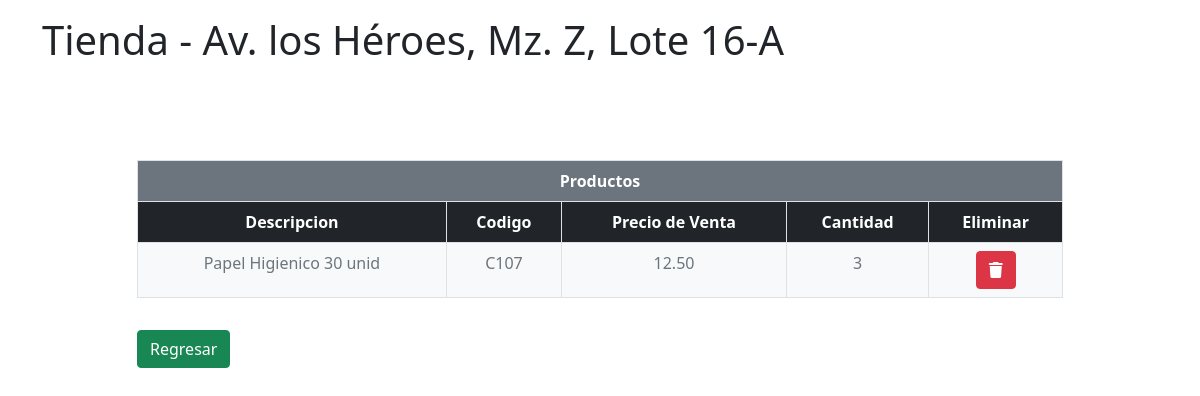
/gestionTienda/verProducto/10, run on the app's committed database.
### gestionTienda/models.py (models this page shows)
class Tienda(models.Model):
    direccionTienda = models.CharField(max_length=32, blank = True, null = True)
    provinciaTienda = models.CharField(max_length=32, blank = True, null = True)
    regionTienda = models.CharField(max_length=32, blank = True, null = True)
    fechaTienda = models.CharField(max_length=32, blank = True, null = True)
    telefonoTienda = models.CharField(max_length=32, blank = True, null = True)

class Producto(models.Model):
    descripcionProducto = models.CharField(max_length=32, blank = True, null = True)
    codigoProducto = models.CharField(max_length=32, blank = True, null = True)
    precioProducto = models.CharField(max_length=32, blank = True, null = True)
    cantidadProducto = models.CharField(max_length=32, blank = True, null = True)
    tiendaProducto = models.ForeignKey(Tienda,on_delete=models.SET_NULL,blank=True,null=True)

### gestionTienda/views.py (the view)
# urls.py: path('verProducto/<str:idTienda>', views.verProducto, name ='verProducto')
def verProducto(request, idTienda):
    tiendaSeleccionado = Tienda.objects.get(id=idTienda)
    productosTienda = tiendaSeleccionado.producto_set.all().order_by('id')
    return render(request,'ProductoTienda.html', {
        'productosTienda':productosTienda,
        'tiendaSeleccionado':tiendaSeleccionado
    })

### gestionTienda/templates/ProductoTienda.html (shortened to what this page needs)
<!DOCTYPE html>
<html>
<head>
    <link href="https://cdn.jsdelivr.net/npm/bootstrap@5.0.2/dist/css/bootstrap.min.css" rel="stylesheet"
>
    <link rel="stylesheet" href="https://cdnjs.cloudflare.com/ajax/libs/font-awesome/6.3.0/css/all.min.css"
 />
</head>
<body>
    <div>
        <div class="container">
            <div class="row">
                <div class="col-10">
                    <div class="row">
                        <div class="mt-3  col-15">
                            <h1>Tienda - {{ tiendaSeleccionado.direccionTienda }}</h>
                        </div>
                    </div>
                </div>
            </div>
        </div>
    </div>
    <br>
    <br>
    <br>
    <div class="mt-3 container">
        <div class="row justify-content-center">
            <div class="col-10">
                <table class="table table-bordered bg-dark text-white">
                    <thead class="text-center bg-secondary">
                        <th colspan="5">Productos</th>
                    </thead>
                    <thead class="text-center bg-dark bg-success">
                        <th>Descripcion</th>
                        <th>Codigo</th>
                        <th>Precio de Venta</th>
                        <th>Cantidad</th>
                        <th>Eliminar</th>
                    </thead>
                    <tbody class="text-center bg-light text-secondary">
                        {% for producto in productosTienda %}
                        <tr>
                            <td>{{ producto.descripcionProducto }}</td>
                            <td>{{ producto.codigoProducto }}</td>
                            <td>{{ producto.precioProducto }}</td>
                            <td>{{ producto.cantidadProducto }}</td>
                            <td class="text-center"><a class="btn btn-danger"
                                    href="{% url 'gestionTienda:eliminarProductoTienda' producto.id %}"><i
                                        class="fa-solid fa-trash"></i></a></td>
                        </tr>
                        {% endfor %}
                    </tbody>
                </table>
                <a class="mt-3 btn btn-success" href="{% url 'gestionTienda:tienda' %}">Regresar</a>
                <br>
                <br>
                <br>
            </div>
        </div>
    </div>
</body>
</html>

### data on the page
Tienda: direccionTienda "Av. los Héroes, Mz. Z, Lote 16-A"
Producto: descripcionProducto "Papel Higienico 30 unid", codigoProducto "C107", precioProducto "12.50", cantidadProducto "3"
